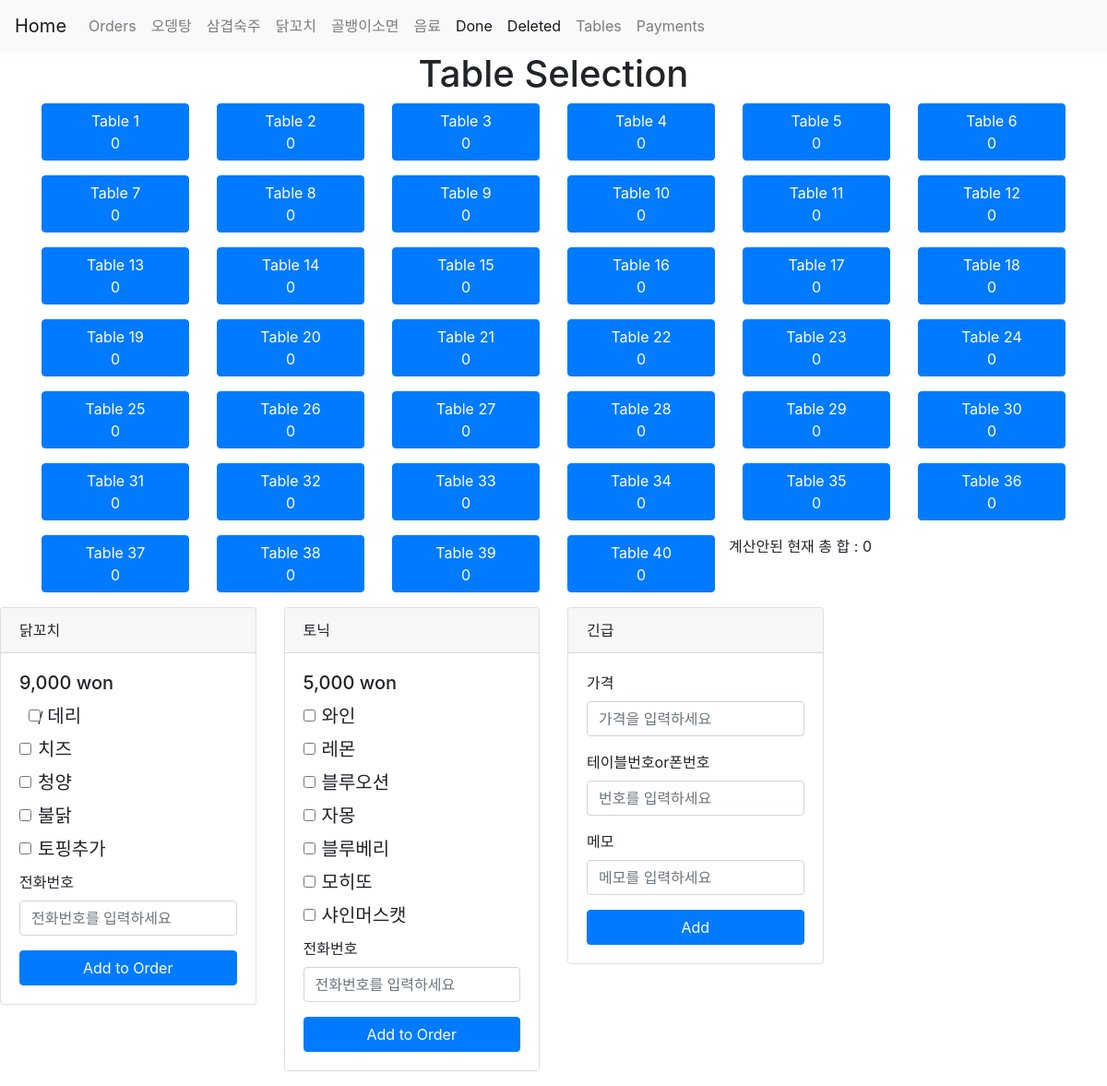
Page /tables on the committed database.
### tables this page shows
CREATE TABLE table_orders (table_num INTEGER, tbl_orders TEXT, total_price INTEGER);

### app.py (the view)
@app.route('/tables')
def tables():
    conn = sqlite3.connect("database.db")
    cur = conn.cursor()
    cur.execute("SELECT total_price FROM table_orders")
    total_price = cur.fetchall()
    sum = 0
    for i in range(0,40):
        sum += total_price[i][0]
    conn.close()
    return render_template('tables.html',total_price=total_price,sum=sum)

### templates/tables.html (shortened to what this page needs)
<!DOCTYPE html>
<html>
<head>
    <link rel="stylesheet" href="https://stackpath.bootstrapcdn.com/bootstrap/4.5.0/css/bootstrap.min.css">
</head>
<body>
    <nav class="navbar navbar-expand-lg navbar-light bg-light">
        <a class="navbar-brand" href="/">Home</a>
        <ul class="navbar-nav">
            <li class="nav-item">
                <a class="nav-link" href="{{ url_for('orders') }}">Orders</a>
            </li>
            <li class="nav-item">
                <a class="nav-link" href="{{ url_for('menu', category='오뎅탕') }}">오뎅탕</a>
            </li>
            <li class="nav-item">
                <a class="nav-link" href="{{ url_for('menu', category='삼겹숙주볶음') }}">삼겹숙주</a>
            </li>
            <li class="nav-item">
                <a class="nav-link" href="{{ url_for('menu', category='닭꼬치') }}">닭꼬치</a>
            </li>
            <li class="nav-item">
                <a class="nav-link" href="{{ url_for('menu', category='골뱅이소면') }}">골뱅이소면</a>
            </li>
            <li class="nav-item">
                <a class="nav-link" href="{{ url_for('menu', category='음료') }}">음료</a>
            </li>
            <li class="nav-item active">
                <a class="nav-link" href="{{ url_for('done') }}">Done</a>
            </li>
            <li class="nav-item active">
                <a class="nav-link" href="{{ url_for('deleted') }}">Deleted</a>
            </li>
            <li class="nav-item">
                <a class="nav-link" href="/tables">Tables</a>
            </li>
            <li class="nav-item">
                <a class="nav-link" href="/payments">Payments</a>
            </li>
        </ul>
    </nav>
    <div class="container">
        <h1 class="text-center">Table Selection</h1>
        <div class="row">
            {% for i in range(0, 40) %}
            <div class="col-2 mb-3">
                <a href="{{ url_for('kiosk', table_num=i+1) }}" class="btn btn-primary btn-block">Table {{ i+1 }}<br>{{total_price[i][0]}}</a>
            </div>
            {% endfor %}
            계산안된 현재 총 합 : {{sum}}
        </div>
    </div>
    <div class="row">
        <div class="col-sm-6 col-md-4 col-lg-3 mb-3">
            <div class="card">
                <div class="card-header">닭꼬치</div>
                <div class="card-body">
                        <h5 class="card-title">9,000 won</h5>
                        <div>
                            <form action="{{ url_for('add_deliver') }}" method="POST">
                            <div class="form-check">/
                                <input class="form-check-input" type="checkbox" name="toppings[]" value="데리">
                                <label class="form-check-label" for="toppings">
                                <h5 class="card-title">데리</h5>
                                </label>
                            </div>
                            <div class="form-check">
                                <input class="form-check-input" type="checkbox" name="toppings[]" value="치즈">
                                <label class="form-check-label" for="toppings">
                                <h5 class="card-title">치즈</h5>
                                </label>
                            </div>
                            <div class="form-check">
                                <input class="form-check-input" type="checkbox" name="toppings[]" value="청양">
                                <label class="form-check-label" for="toppings">
                                <h5 class="card-title">청양</h5>
                                </label>
                            </div>
                            <div class="form-check">
                                <input class="form-check-input" type="checkbox" name="toppings[]" value="불닭">
                                <label class="form-check-label" for="toppings">
                                <h5 class="card-title">불닭</h5>
                                </label>
                            </div>
                            <div class="form-check">
                                <input class="form-check-input" type="checkbox" name="toppings[]" value="토핑추가">
                                <label class="form-check-label" for="toppings">
                                <h5 class="card-title">토핑추가</h5>
                                </label>
                            </div>
                            <div class="form-group">
                                <label for="phone">전화번호</label>
                                <input type="text" class="form-control" id="phone" name="table_num" placeholder="전화번호를 입력하세요">
                            </div>
                            <button type="submit" class="btn btn-primary btn-block">Add to Order</button>
                            </form>
                        </div>
                </div>
            </div>
        </div>
        <div class="col-sm-6 col-md-4 col-lg-3 mb-3">
            <div class="card">
                <div class="card-header">토닉</div>
                <div class="card-body">
                        <h5 class="card-title">5,000 won</h5>
                        <div>
                            <form action="{{ url_for('add_deliver') }}" method="POST">
                            <div class="form-check">
                                <input class="form-check-input" type="checkbox" name="toppings[]" value="와인">
                                <label class="form-check-label" for="toppings">
                                <h5 class="card-title">와인</h5>
                                </label>
                            </div>
                            <div class="form-check">
                                <input class="form-check-input" type="checkbox" name="toppings[]" value="레몬">
                                <label class="form-check-label" for="toppings">
                                <h5 class="card-title">레몬</h5>
                                </label>
                            </div>
                            <div class="form-check">
                                <input class="form-check-input" type="checkbox" name="toppings[]" value="블루오션">
                                <label class="form-check-label" for="toppings">
                                <h5 class="card-title">블루오션</h5>
                                </label>
                            </div>
                            <div class="form-check">
                                <input class="form-check-input" type="checkbox" name="toppings[]" value="자몽">
                                <label class="form-check-label" for="toppings">
                                <h5 class="card-title">자몽</h5>
                                </label>
                            </div>
                            <div class="form-check">
                                <input class="form-check-input" type="checkbox" name="toppings[]" value="블루베리">
                                <label class="form-check-label" for="toppings">
                                <h5 class="card-title">블루베리</h5>
                                </label>
                            </div>
                            <div class="form-check">
                                <input class="form-check-input" type="checkbox" name="toppings[]" value="모히또">
                                <label class="form-check-label" for="toppings">
                                <h5 class="card-title">모히또</h5>
                                </label>
                            </div>
                            <div class="form-check">
                                <input class="form-check-input" type="checkbox" name="toppings[]" value="샤인머스캣">
                                <label class="form-check-label" for="toppings">
                                <h5 class="card-title">샤인머스캣</h5>
                                </label>
                            </div>
                            <div class="form-group">
                                <label for="phone">전화번호</label>
                                <input type="text" class="form-control" id="phone" name="table_num" placeholder="전화번호를 입력하세요">
                            </div>
                            <button type="submit" class="btn btn-primary btn-block">Add to Order</button>
                            </form>
                        </div>
                </div>
            </div>
        </div>
        <div class="col-sm-6 col-md-4 col-lg-3 mb-3">
            <div class="card">
                <div class="card-header">긴급</div>
                <div class="card-body">
                        <div>
                            <form action="{{ url_for('emergency') }}" method="POST">
                            <div class="form-group">
                                <label for="price">가격</label>
                                <input type="number" class="form-control" id="price" name="price" placeholder="가격을 입력하세요">
                            </div>
                            <div class="form-group">
                                <label for="table_num">테이블번호or폰번호</label>
                                <input type="number" class="form-control" id="table_num" name="table_num" placeholder="번호를 입력하세요">
                            </div>
                            <div class="form-group">
                                <label for="phone">메모</label>
                                <input type="text" class="form-control" id="phone" name="memo" placeholder="메모를 입력하세요">
                            </div>
                            <button type="submit" class="btn btn-primary btn-block">Add</button>
                            </form>
                        </div>
                </div>
            </div>
        </div>
    </div>
</body>
</html>

### rows in the picture
table_orders: total_price "0"
table_orders: total_price "0"
table_orders: total_price "0"
table_orders: total_price "0"
table_orders: total_price "0"
table_orders: total_price "0"
table_orders: total_price "0"
table_orders: total_price "0"
table_orders: total_price "0"
table_orders: total_price "0"
table_orders: total_price "0"
table_orders: total_price "0"
table_orders: total_price "0"
table_orders: total_price "0"
table_orders: total_price "0"
table_orders: total_price "0"
table_orders: total_price "0"
table_orders: total_price "0"
table_orders: total_price "0"
table_orders: total_price "0"
table_orders: total_price "0"
table_orders: total_price "0"
table_orders: total_price "0"
table_orders: total_price "0"
table_orders: total_price "0"
table_orders: total_price "0"
table_orders: total_price "0"
table_orders: total_price "0"
table_orders: total_price "0"
table_orders: total_price "0"
table_orders: total_price "0"
table_orders: total_price "0"
table_orders: total_price "0"
table_orders: total_price "0"
table_orders: total_price "0"
table_orders: total_price "0"
table_orders: total_price "0"
table_orders: total_price "0"
table_orders: total_price "0"
table_orders: total_price "0"

### other values in the picture
{{ i+1 }} "1" "2" "3" "4" "5" "6" "7" "8" "9" "10" "11" "12" "13" "14" "15" "16" "17" "18" "19" "20" "21" "22" "23" "24" "25" "26" "27" "28" "29" "30" "31" "32" "33" "34" "35" "36" "37" "38" "39" "40"
{{ sum }} "0"
